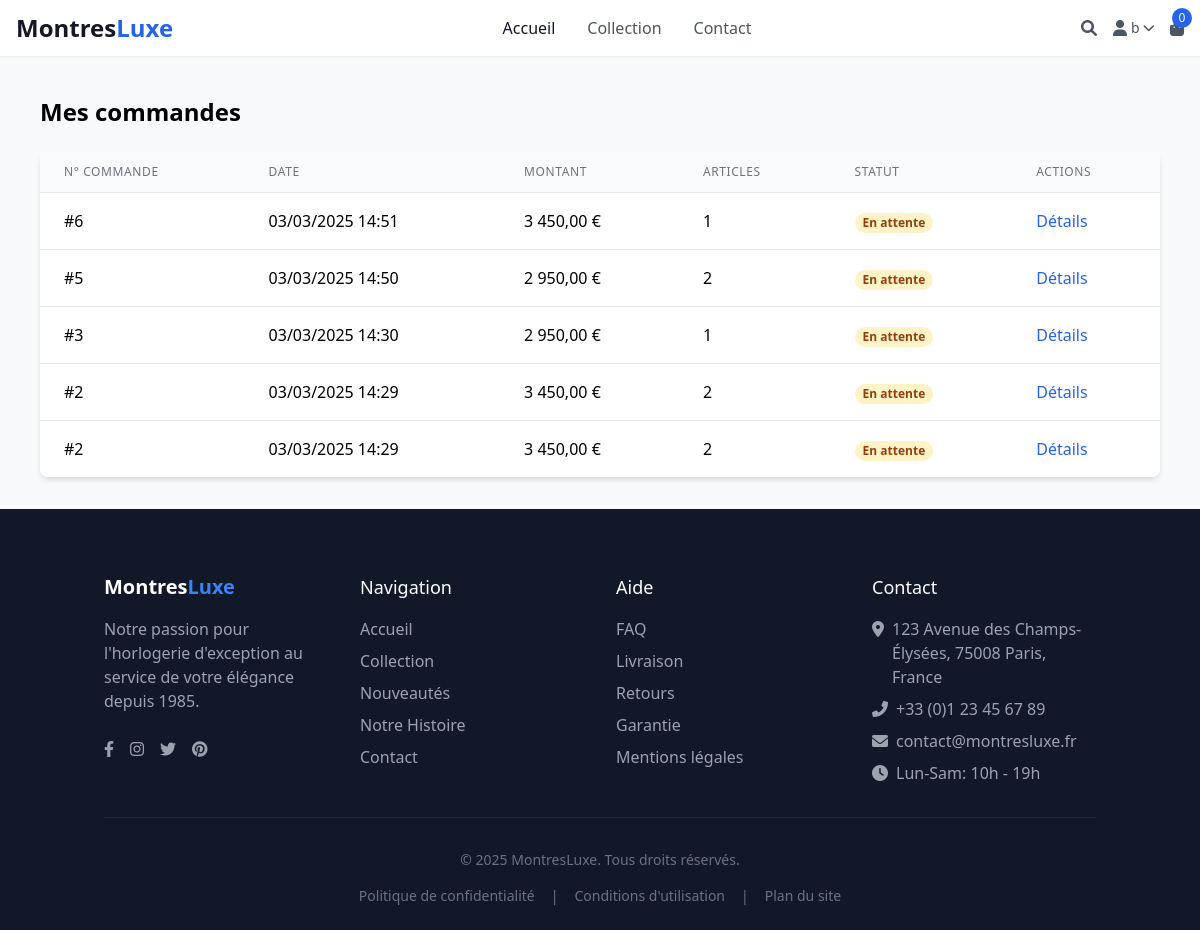
The app's page /orders.php (signed in) with its own data.
### tables this page shows
CREATE TABLE `invoice` (
  `id` int NOT NULL AUTO_INCREMENT,
  `id_user` int NOT NULL,
  `date_transaction` timestamp NULL DEFAULT CURRENT_TIMESTAMP,
  `montant` decimal(10,2) NOT NULL,
  `adresse_facturation` varchar(255) NOT NULL,
  `ville` varchar(100) NOT NULL,
  `code_postal` varchar(10) NOT NULL,
  `statut` enum('en_attente','payee','annulee') DEFAULT 'en_attente',
  PRIMARY KEY (`id`),
  KEY `id_user` (`id_user`),
  CONSTRAINT `invoice_ibfk_1` FOREIGN KEY (`id_user`) REFERENCES `users` (`id`) ON DELETE CASCADE
);

### orders.php (the view, shortened to what this page needs)
<?php
try {
    $stmt = $conn->prepare("
        SELECT i.* FROM invoice i
        WHERE i.id_user = ?
        ORDER BY i.date_transaction DESC
    ");
    $stmt->execute([$_SESSION['user_id']]);
    $invoices = $stmt->fetchAll();
} catch (PDOException $e) {
    $_SESSION['flash_message'] = "Erreur lors de la récupération des commandes: " . $e->getMessage();
    header("Location: index.php");
    exit;
}
include 'includes/header.php';
?>
<div class="max-w-6xl mx-auto px-4 py-8">
    <h1 class="text-2xl font-bold mb-6">Mes commandes</h1>
    <?php if (empty($invoices)): ?>
        <div class="bg-blue-100 border border-blue-400 text-blue-700 px-4 py-3 rounded mb-4">
            Vous n'avez pas encore passé de commande. <a href="catalog.php" class="underline">Commencer vos achats</a>
        </div>
    <?php else: ?>
        <div class="bg-white rounded-lg shadow-md overflow-hidden">
            <div class="overflow-x-auto">
                <table class="min-w-full divide-y divide-gray-200">
                    <thead class="bg-gray-50">
                        <tr>
                            <th class="px-6 py-3 text-left text-xs font-medium text-gray-500 uppercase tracking-wider">N° Commande</th>
                            <th class="px-6 py-3 text-left text-xs font-medium text-gray-500 uppercase tracking-wider">Date</th>
                            <th class="px-6 py-3 text-left text-xs font-medium text-gray-500 uppercase tracking-wider">Montant</th>
                            <th class="px-6 py-3 text-left text-xs font-medium text-gray-500 uppercase tracking-wider">Articles</th>
                            <th class="px-6 py-3 text-left text-xs font-medium text-gray-500 uppercase tracking-wider">Statut</th>
                            <th class="px-6 py-3 text-left text-xs font-medium text-gray-500 uppercase tracking-wider">Actions</th>
                        </tr>
                    </thead>
                    <tbody class="bg-white divide-y divide-gray-200">
                        <?php foreach ($invoices as $invoice): ?>
                            <tr class="hover:bg-gray-50">
                                <td class="px-6 py-4 whitespace-nowrap">#<?= $invoice['id'] ?></td>
                                <td class="px-6 py-4 whitespace-nowrap"><?= date('d/m/Y H:i', strtotime($invoice['date_transaction'])) ?></td>
                                <td class="px-6 py-4 whitespace-nowrap"><?= number_format($invoice['montant'], 2, ',', ' ') ?> €</td>
                                <td class="px-6 py-4 whitespace-nowrap"><?= $invoice['nb_articles'] ?></td>
                                <td class="px-6 py-4 whitespace-nowrap">
                                    <?php
                                    $status_class = '';
                                    $status_text = '';
                                    switch($invoice['statut']) {
                                        case 'en_attente':
                                            $status_class = 'bg-yellow-100 text-yellow-800';
                                            $status_text = 'En attente';
                                            break;
                                    }
                                    ?>
                                    <span class="px-2 inline-flex text-xs leading-5 font-semibold rounded-full <?= $status_class ?>">
                                        <?= $status_text ?>
                                    </span>
                                </td>
                                <td class="px-6 py-4 whitespace-nowrap">
                                    <a href="order_details.php?id=<?= $invoice['id'] ?>" class="text-blue-600 hover:text-blue-800">
                                        Détails
                                    </a>
                                </td>
                            </tr>
                        <?php endforeach; ?>
                    </tbody>
                </table>
            </div>
        </div>
    <?php endif; ?>
</div>
<?php include 'includes/footer.php'; ?>

### assets/css/style.css (style rules this page uses)
body { font-family: 'Segoe UI', Tahoma, Geneva, Verdana, sans-serif; background-color: #f8f9fa; }

### records on screen
invoice: id "6", date_transaction "03/03/2025 14:51", montant "3 450,00", nb_articles "1", statut "En attente"
invoice: id "5", date_transaction "03/03/2025 14:50", montant "2 950,00", nb_articles "2", statut "En attente"
invoice: id "3", date_transaction "03/03/2025 14:30", montant "2 950,00", nb_articles "1", statut "En attente"
invoice: id "2", date_transaction "03/03/2025 14:29", montant "3 450,00", statut "En attente"

### other values on screen
$_SESSION['user_prenom'] "b"
$cart_count "0"
